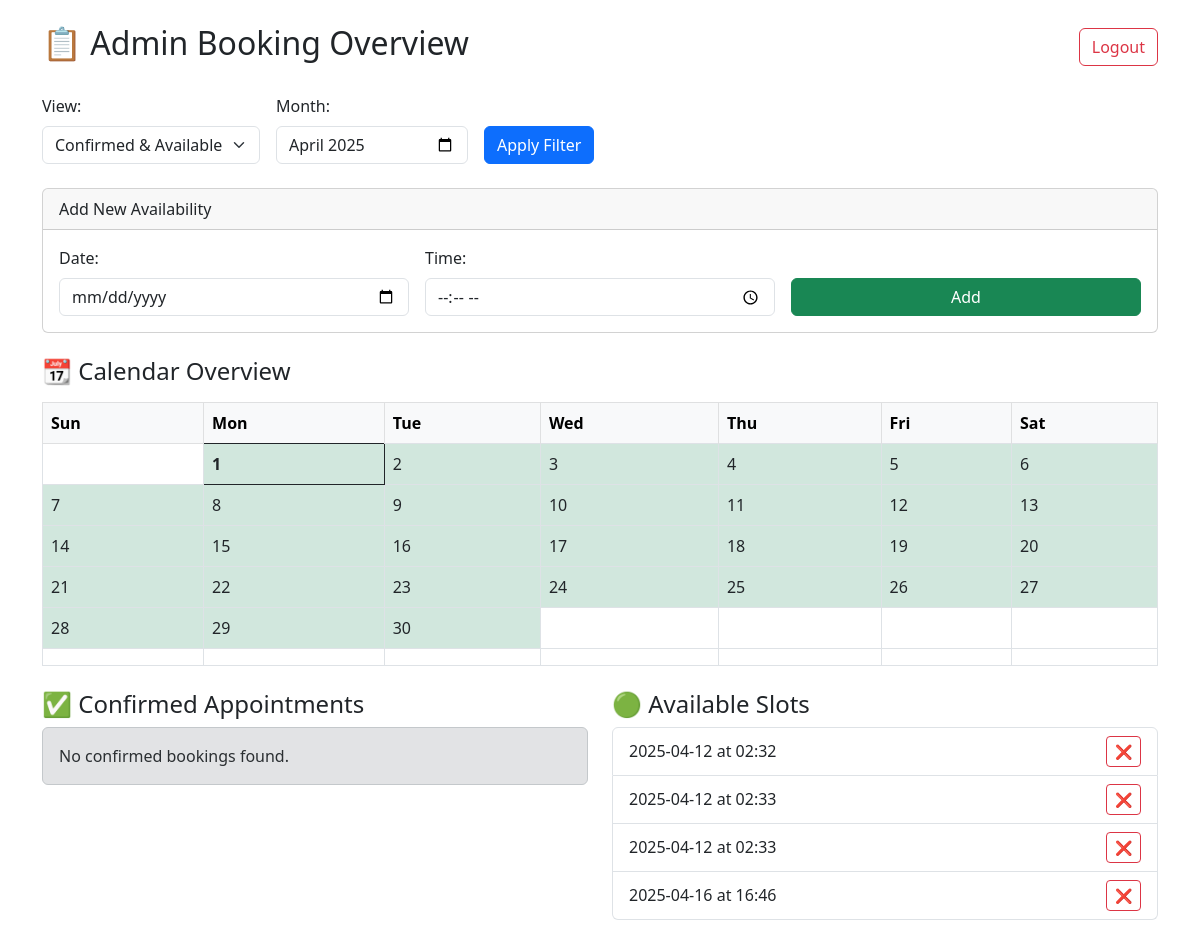
Page /dashboard (signed in) on the earlier database version.
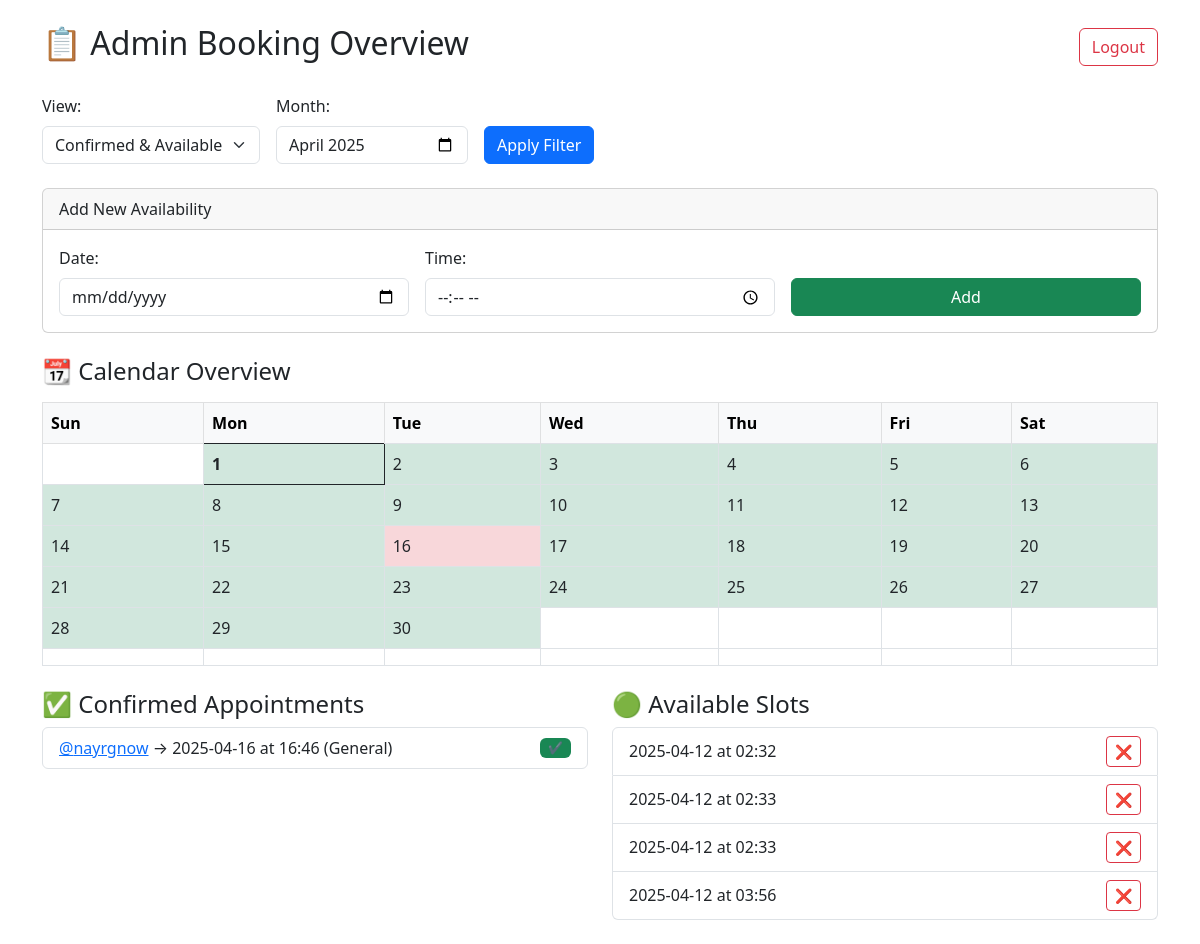
Same page on the later database version.
### tables this page shows
CREATE TABLE availability (
                rowid INTEGER PRIMARY KEY AUTOINCREMENT,
                date TEXT,
                time TEXT
            );

CREATE TABLE appointments (
                user_id INTEGER,
                username TEXT,
                date TEXT,
                time TEXT,
                type TEXT
            );

### flask_admin.py (the view)
@app.route('/dashboard', methods=['GET', 'POST'])
@login_required
def dashboard():
    category = request.args.get("category", "both")
    selected_date = request.args.get("selected_date") or None
    month_year = request.args.get("month_year")
    if month_year:
        year, month = map(int, month_year.split("-"))
    else:
        today_dt = datetime.today()
        year = today_dt.year
        month = today_dt.month
    today = datetime(year, month, 1)
    if request.method == 'POST':
        date = request.form['date']
        time = request.form['time']
        asyncio.run(save_slot(date, time))
        return redirect(f"/dashboard?category={category}&month_year={year:04d}-{month:02d}")  # clear selected_date
    all_slots = asyncio.run(fetch_all_slots())
    all_bookings = asyncio.run(fetch_all_appointments())
    def date_matches_month(date_str, year, month):
        try:
            d = datetime.strptime(date_str, "%Y-%m-%d")
            return d.year == year and d.month == month
        except:
            return False
    slots = []
    if category in ["both", "available"]:
        if selected_date:
            slots = [s for s in all_slots if s[1] == selected_date]
        else:
            slots = [s for s in all_slots if date_matches_month(s[1], year, month)]
    bookings = []
    if category in ["both", "confirmed"]:
        if selected_date:
            bookings = [b for b in all_bookings if b[1] == selected_date]
        else:
            bookings = [b for b in all_bookings if date_matches_month(b[1], year, month)]
    date_status = asyncio.run(get_date_status_map())
    return render_template("dashboard.html",
                           slots=slots,
                           bookings=bookings,
                           category=category,
                           today=today,
                           selected_date=selected_date,
                           month=month,
                           year=year,
                           date_status=date_status)

### flask_admin.py (called while the page is built)
def login_required(f):
    @wraps(f)
    def decorated_function(*args, **kwargs):
        if not session.get('logged_in'):
            return redirect(url_for('login'))
        return f(*args, **kwargs)
    return decorated_function

async def fetch_all_appointments():
    async with aiosqlite.connect(DB_PATH) as db:
        async with db.execute("SELECT username, date, time, type FROM appointments ORDER BY date, time") as cursor:
            return await cursor.fetchall()

async def fetch_all_slots():
    async with aiosqlite.connect(DB_PATH) as db:
        async with db.execute("SELECT rowid, date, time FROM availability ORDER BY date, time") as cursor:
            return await cursor.fetchall()

### templates/dashboard.html (shortened to what this page needs)
<!DOCTYPE html>
<html lang="en">
<head>
  <link href="https://cdn.jsdelivr.net/npm/bootstrap@5.3.0/dist/css/bootstrap.min.css" rel="stylesheet">
</head>
<body class="container py-4">
  <div class="d-flex justify-content-between align-items-center mb-4">
    <h2>📋 Admin Booking Overview</h2>
    <a href="/logout" class="btn btn-outline-danger">Logout</a>
  </div>
  <form method="get" action="/dashboard" class="row g-3 mb-4 align-items-end">
    <div class="col-auto">
      <label for="category" class="form-label">View:</label>
      <select class="form-select" name="category">
        <option value="both" {% if category == 'both' %}selected{% endif %}>Confirmed & Available</option>
      </select>
    </div>
    <div class="col-auto">
      <label for="month_year" class="form-label">Month:</label>
      <input type="month" class="form-control" name="month_year" id="month_year"
             value="{{ '%04d-%02d' % (year, month) }}">
    </div>
    <div class="col-auto">
      <button type="submit" class="btn btn-primary">Apply Filter</button>
    </div>
  </form>
  <div class="card mb-4">
    <div class="card-header">Add New Availability</div>
    <div class="card-body">
      <form method="post">
        <div class="row g-3">
          <div class="col-md-4">
            <label class="form-label">Date:</label>
            <input type="date" name="date" class="form-control" required>
          </div>
          <div class="col-md-4">
            <label class="form-label">Time:</label>
            <input type="time" name="time" class="form-control" required>
          </div>
          <div class="col-md-4 align-self-end">
            <button type="submit" class="btn btn-success w-100">Add</button>
          </div>
        </div>
      </form>
    </div>
  </div>
  <h4 class="mb-3">📆 Calendar Overview</h4>
  <table class="table table-bordered mb-4">
    <thead class="table-light">
      <tr>
        <th>Sun</th><th>Mon</th><th>Tue</th><th>Wed</th>
        <th>Thu</th><th>Fri</th><th>Sat</th>
      </tr>
    </thead>
    <tbody>
      {% set first_day = today.replace(day=1) %}
      {% set total_days = (first_day.replace(month=first_day.month % 12 + 1, day=1) - first_day).days %}
      {% set today_str = first_day.strftime('%Y-%m-%d') %}
      {% for week in range(6) %}
      <tr>
        {% for dow in range(7) %}
          {% set day = week * 7 + dow - first_day.weekday() + 1 %}
          {% if day > 0 and day <= total_days %}
            {% set date_str = first_day.replace(day=day).strftime('%Y-%m-%d') %}
            {% set status_class = {
              'green': 'bg-success-subtle',
              'yellow': 'bg-warning-subtle',
              'red': 'bg-danger-subtle'
            }[date_status.get(date_str, 'green')] %}
            <td class="{{ status_class }} border {% if date_str == today_str %}fw-bold border-dark{% endif %} {% if date_str == selected_date %}border-primary border-2{% endif %}"
                onclick="window.location='{{ url_for('dashboard', category=category, selected_date=date_str, month_year='%04d-%02d' % (year, month)) }}'"
                style="cursor:pointer">
              {{ day }}
            </td>
          {% else %}
            <td></td>
          {% endif %}
        {% endfor %}
      </tr>
      {% endfor %}
    </tbody>
  </table>
  <div class="row">
    {% if category != 'available' %}
    <div class="col-md-6">
      <h4>✅ Confirmed Appointments{% if selected_date %} for {{ selected_date }}{% endif %}</h4>
      {% if bookings %}
        <ul class="list-group">
          {% for b in bookings %}
            <li class="list-group-item d-flex justify-content-between align-items-center">
              <span>
                <a href="https://t.me/{{ b[0] }}" target="_blank">@{{ b[0] }}</a> → {{ b[1] }} at {{ b[2] }} ({{ b[3] }})
              </span>
              <span class="badge bg-success">✔</span>
            </li>
          {% endfor %}
        </ul>
      {% else %}
        <div class="alert alert-secondary mt-2">No confirmed bookings found.</div>
      {% endif %}
    </div>
    {% endif %}
    {% if category != 'confirmed' %}
    <div class="col-md-6">
      <h4>🟢 Available Slots{% if selected_date %} for {{ selected_date }}{% endif %}</h4>
      {% if slots %}
        <ul class="list-group">
          {% for s in slots %}
            <li class="list-group-item d-flex justify-content-between align-items-center">
              {{ s[1] }} at {{ s[2] }}
              <a href="{{ url_for('delete_slot', id=s[0]) }}" class="btn btn-sm btn-outline-danger">❌</a>
            </li>
          {% endfor %}
        </ul>
      {% else %}
        <div class="alert alert-warning mt-2">No available slots found.</div>
      {% endif %}
    </div>
    {% endif %}
  </div>
</body>
</html>

Differences in the rows shown:
removed availability: date "2025-04-16", time "16:46"
added appointments: username "nayrgnow", date "2025-04-16", time "16:46", type "General"
added availability: date "2025-04-12", time "03:56"
Other differences:
text no longer shown: "No confirmed bookings found."
